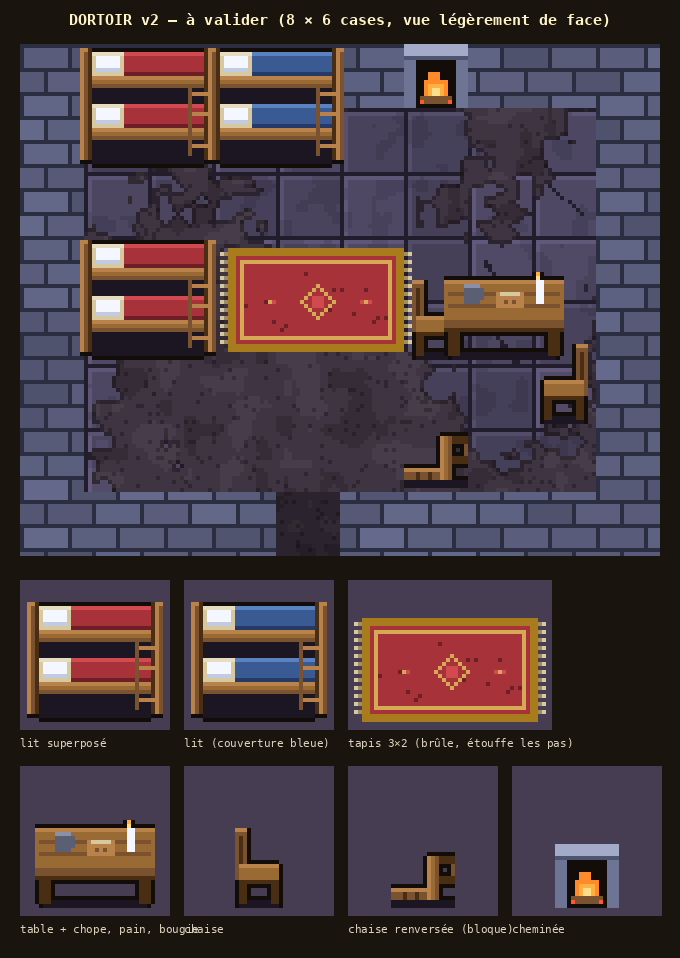

Generate this figure with Python:
"""Dortoir v2 (Thomas, 2026-11-11 : « Les salles ce ne va pas. On ne comprend pas les objets, l'identité n'est pas assez
forte. Commence par une salle. Le dortoir : 2 à 4 lits superposés, qu'on voit pas tout à fait au-dessus mais en biais
pour comprendre la hauteur ; 1 tapis à cheval entre plusieurs cases qui peut brûler et étouffe les pas ; une cheminée ;
une table et 1 à 3 chaises ; 0 à 1 chaise renversée qui bloque une case »).

Vue légèrement de face (3/4) : les meubles hauts débordent sur la case du dessus, comme un personnage.
Écrit art/dortoir_v2.png (la salle entière, puis chaque meuble agrandi). Lancer depuis la racine du dépôt.
"""
import os, sys
sys.path.insert(0, os.path.dirname(os.path.abspath(__file__)))
import numpy as np
from PIL import Image, ImageDraw
from pix import hexrgb, hash2, grid, to_img, up, font, outline_mask
from sols_v1 import floor_a

T = 16
OUT = hexrgb("#120d08")

# Palette (reprise des objets validés) : bois, paille, draps, métal, feu.
C = {
    "wood_d": "#4a2e14", "wood": "#7a5230", "wood_l": "#9a6a34", "wood_h": "#b9824a",
    "straw_d": "#a08c64", "straw": "#d8c8a0", "straw_l": "#e6dcc0",
    "sheet_w": "#f4f7ff", "sheet_s": "#c3cbe0",
    "red": "#a8323a", "red_d": "#6e1e26", "red_l": "#d04a50",
    "blue": "#3a5a94", "blue_d": "#253a66", "blue_l": "#5a82c0",
    "gold": "#d6aa54", "gold_d": "#a87c1c",
    "shadow": "#1c1622",
    "stone": "#6e7594", "stone_l": "#a4abc8", "stone_d": "#4e5570",
    "fire": "#ff8a2a", "fire_l": "#ffb040", "fire_y": "#ffe08a", "ember": "#ff5a2a",
    "iron": "#5a5f74", "iron_l": "#8a90a8",
}
C = {k: hexrgb(v) + (255,) for k, v in C.items()}


class Sprite:
    """Petite toile RGBA ; `r(x, y, w, h, couleur)` peint un rectangle ; `done()` ajoute le contour sombre."""

    def __init__(self, w, h):
        self.a = np.zeros((h, w, 4), np.uint8)

    def r(self, x, y, w, h, c):
        self.a[max(0, y):y + h, max(0, x):x + w] = C[c] if isinstance(c, str) else c
        return self

    def p(self, x, y, c):
        return self.r(x, y, 1, 1, c)

    def done(self, outline=True):
        if outline:
            m = self.a[..., 3] > 0
            o = outline_mask(m)
            self.a[o] = OUT + (255,)
        return self

    def img(self):
        return Image.fromarray(self.a, "RGBA")


def bunk(blanket="red"):
    """Lit superposé, 2 cases de large × 1 de profondeur ; il dépasse de 12 pixels vers le haut (sa hauteur).
    Montants aux deux bouts, couchette du haut, ombre dessous, couchette du bas, échelle à droite."""
    s = Sprite(34, 30)
    bl, bd, bh = blanket, blanket + "_d", blanket + "_l"
    # Ombre au sol.
    s.r(3, 27, 28, 2, "shadow")
    # Montants (derrière d'abord, plus sombres, puis devant).
    for x in (1, 31):
        s.r(x, 0, 2, 28, "wood_d")
    # Couchette du HAUT : dessus du matelas (paille), drap, oreiller, couverture, puis le bord avant en bois.
    s.r(3, 1, 28, 6, "straw")
    s.r(3, 1, 28, 1, "straw_l")
    s.r(4, 2, 6, 4, "sheet_w").r(4, 5, 6, 1, "sheet_s")
    s.r(11, 1, 20, 6, bl).r(11, 1, 20, 1, bh).r(11, 6, 20, 1, bd)
    s.r(3, 7, 28, 3, "wood_l").r(3, 7, 28, 1, "wood_h").r(3, 9, 28, 1, "wood")
    # Dessous de la couchette du haut : ombre profonde (on comprend qu'il y a un étage).
    s.r(3, 10, 28, 4, "shadow")
    # Couchette du BAS.
    s.r(3, 14, 28, 6, "straw")
    s.r(3, 14, 28, 1, "straw_l")
    s.r(4, 15, 6, 4, "sheet_w").r(4, 18, 6, 1, "sheet_s")
    s.r(11, 14, 20, 6, bl).r(11, 14, 20, 1, bh).r(11, 19, 20, 1, bd)
    # Pli de couverture qui pend sur le bord.
    s.r(22, 20, 6, 2, bd)
    s.r(3, 20, 28, 3, "wood_l").r(3, 20, 28, 1, "wood_h").r(3, 22, 28, 1, "wood")
    # Pieds, entre le bord du bas et le sol.
    s.r(3, 23, 28, 4, "shadow")
    # Montants de devant, par-dessus.
    for x in (0, 32):
        s.r(x, 0, 2, 28, "wood").r(x, 0, 1, 28, "wood_h").r(x, 0, 2, 1, "wood_h")
    # Échelle, contre le montant de droite : deux barreaux entre les couchettes.
    for y in (11, 16, 24):
        s.r(27, y, 5, 1, "wood_h")
    s.r(27, 10, 1, 17, "wood")
    return s.done()


def rug():
    """Tapis 3 × 2 cases : rouge, bordure dorée à motif, franges aux deux bouts ; un peu usé."""
    w, h = 3 * T - 4, 2 * T - 6
    s = Sprite(w + 4, h)
    s.r(2, 0, w, h, "red")
    s.r(2, 0, w, 2, "gold_d").r(2, h - 2, w, 2, "gold_d").r(2, 0, 2, h, "gold_d").r(w, 0, 2, h, "gold_d")
    s.r(5, 3, w - 6, 1, "gold").r(5, h - 4, w - 6, 1, "gold").r(5, 3, 1, h - 6, "gold").r(w - 2, 3, 1, h - 6, "gold")
    # Losanges au centre.
    cx, cy = (w + 4) // 2, h // 2
    for dx, dy in ((0, -4), (-1, -3), (1, -3), (-2, -2), (2, -2), (-3, -1), (3, -1), (-4, 0), (4, 0),
                   (-3, 1), (3, 1), (-2, 2), (2, 2), (-1, 3), (1, 3), (0, 4)):
        s.p(cx + dx, cy + dy, "gold")
    s.r(cx - 1, cy - 1, 3, 3, "red_l")
    for dx in (-12, 12):
        s.p(cx + dx, cy, "gold").p(cx + dx - 1, cy, "red_l").p(cx + dx + 1, cy, "red_l")
    # Usure : quelques pixels plus sombres.
    for i in range(14):
        x, y = 6 + int(hash2(i, 1, 5) * (w - 8)), 4 + int(hash2(i, 2, 5) * (h - 8))
        s.p(x, y, "red_d")
    # Franges aux deux bouts (pas de contour : fils fins).
    for y in range(1, h - 1, 2):
        s.p(0, y, "straw").p(1, y, "straw_d").p(w + 3, y, "straw").p(w + 2, y, "straw_d")
    return s


def table():
    """Table 2 × 1 cases, vue en biais : plateau, chant, pieds ; une chope, un pain, une bougie."""
    s = Sprite(30, 22)
    s.r(2, 20, 26, 2, "shadow")
    s.r(0, 2, 30, 10, "wood_l").r(0, 2, 30, 1, "wood_h")
    for y in (5, 8):
        s.r(1, y, 28, 1, "wood")  # planches
    s.r(0, 12, 30, 3, "wood").r(0, 14, 30, 1, "wood_d")
    for x in (1, 26):
        s.r(x, 15, 3, 6, "wood_d")
    # Chope (métal), pain, bougie.
    s.r(5, 3, 4, 5, "iron").r(5, 3, 4, 1, "iron_l").r(9, 4, 1, 3, "iron")
    s.r(13, 5, 7, 4, "wood_h").r(14, 5, 5, 1, "straw").p(15, 7, "wood").p(17, 7, "wood")
    s.r(23, 2, 2, 6, "sheet_w").p(23, 0, "fire_l").p(23, 1, "fire_y")
    return s.done()


def chair(facing="right"):
    """Chaise vue en biais : dossier haut derrière, assise, quatre pieds. Elle dépasse vers le haut (dossier)."""
    s = Sprite(12, 20)
    s.r(1, 18, 10, 2, "shadow")
    # Dossier (côté gauche si la chaise regarde à droite).
    bx = 0 if facing == "right" else 9
    s.r(bx, 0, 3, 13, "wood").r(bx, 0, 3, 1, "wood_h").r(bx + 1, 2, 1, 8, "wood_d")
    s.r(1, 9, 10, 4, "wood_l").r(1, 9, 10, 1, "wood_h")
    s.r(1, 13, 10, 1, "wood_d")
    for x in (1, 9):
        s.r(x, 14, 2, 5, "wood_d")
    return s.done()


def chair_fallen():
    """Chaise renversée en arrière : le dossier à plat au sol, l'assise dressée, les pieds qui pointent vers la droite.
    Bloque sa case."""
    s = Sprite(16, 14)
    s.r(0, 12, 16, 2, "shadow")
    # Dossier à plat au sol, avec ses barreaux.
    s.r(0, 9, 11, 3, "wood").r(0, 9, 11, 1, "wood_h")
    for x in (3, 6):
        s.r(x, 10, 1, 2, "wood_d")
    # Assise dressée à la verticale, au bout du dossier.
    s.r(9, 1, 3, 11, "wood_l").r(9, 1, 1, 11, "wood_h").r(11, 1, 1, 11, "wood")
    # Quatre pieds (deux par deux) qui pointent vers la droite, en l'air.
    s.r(12, 1, 4, 2, "wood_d").r(12, 6, 4, 2, "wood_d")
    s.p(15, 3, "wood").p(15, 4, "wood").p(15, 5, "wood")
    return s.done()


def hearth():
    """Cheminée dans le mur du haut, foyer vers la salle (même dessin que celle du jeu, plus marqué)."""
    s = Sprite(16, 16)
    s.r(0, 0, 16, 16, "stone").r(0, 0, 16, 4, "stone_l").r(0, 3, 16, 1, "stone_d")
    s.r(0, 4, 3, 12, "stone").r(13, 4, 3, 12, "stone")
    s.r(3, 4, 10, 12, OUT + (255,))
    s.r(4, 13, 8, 2, "wood").r(5, 12, 6, 1, "wood_l")
    s.r(5, 9, 6, 4, "fire").r(6, 7, 3, 3, "fire").r(6, 10, 4, 3, "fire_l").r(7, 11, 2, 2, "fire_y")
    s.p(4, 14, "ember").p(11, 14, "ember")
    return s


def walls(w, h):
    """Murs de briques vus du dessus (comme dans le jeu, simplifiés) autour d'une salle de w × h cases intérieures."""
    W, H = (w + 2) * T, (h + 2) * T
    xs, ys = grid(W, H)
    img = np.zeros((H, W, 3))
    row = (ys // 6).astype(int)
    bx = ((xs + (row % 2) * 6) // 12).astype(int)
    tint = 0.85 + 0.25 * hash2(bx, row, 7)
    img[:] = np.array(hexrgb("#5d6180"))
    img = img * tint[..., None]
    joint = (ys % 6 == 0) | ((xs + (row % 2) * 6) % 12 == 0)
    img[joint] = hexrgb("#2a2e40")
    return img


if __name__ == "__main__":
    IW, IH = 8, 6  # intérieur de la salle, en cases
    W, H = (IW + 2) * T, (IH + 2) * T
    xs, ys = grid(W, H)
    base = walls(IW, IH)
    fl = floor_a(xs, ys)
    base[T:T + IH * T, T:T + IW * T] = fl[T:T + IH * T, T:T + IW * T]
    # Porte en bas (ouverture) pour situer l'entrée.
    base[(IH + 1) * T:, 4 * T:5 * T] = fl[(IH + 1) * T:, 4 * T:5 * T] * 0.7
    room = to_img(base).convert("RGBA")

    def put(sprite, cx, cy, ox=0, oy=0, foot_h=T):
        """Pose un dessin dont le bas (l'emprise au sol) commence à la case (cx, cy) ; il déborde vers le haut."""
        im = sprite.img()
        x = cx * T + ox
        y = cy * T + foot_h - im.height + oy
        room.alpha_composite(im, (x, y))

    # Ordre : du haut vers le bas (ce qui est devant recouvre ce qui est derrière).
    room.alpha_composite(rug().img(), (3 * T + 2, 3 * T + 3))
    room.alpha_composite(hearth().img(), (6 * T, 0))
    put(bunk("red"), 1, 1, ox=-1, oy=-1)
    put(bunk("blue"), 3, 1, ox=-1, oy=-1)
    put(bunk("red"), 1, 4, ox=-1, oy=-1)
    put(chair("right"), 6, 4, ox=2, oy=-1)
    put(table(), 7, 4, ox=-6, oy=-1)  # 2 cases : 7-8 (la table touche le mur de droite)
    put(chair("left"), 8, 5, ox=2, oy=-1)
    put(chair_fallen(), 6, 6, ox=0, oy=-1)

    S = 4
    big = up(room.convert("RGB"), S)
    # Planche : la salle, puis les meubles un par un.
    pieces = [("lit superposé", bunk("red")), ("lit (couverture bleue)", bunk("blue")), ("tapis 3×2 (brûle, étouffe les pas)", rug()),
              ("table + chope, pain, bougie", table()), ("chaise", chair()), ("chaise renversée (bloque)", chair_fallen()),
              ("cheminée", hearth())]
    sheet = Image.new("RGB", (big.width + 40, 50 + big.height + 24 + 2 * 186), (26, 20, 14))
    d = ImageDraw.Draw(sheet)
    d.text((sheet.width // 2, 20), "DORTOIR v2 — à valider (8 × 6 cases, vue légèrement de face)", fill=(255, 243, 200), font=font(15), anchor="mm")
    sheet.paste(big, (20, 44))
    y = 44 + big.height + 24
    x = 20
    for label, sp in pieces:
        im = up(sp.img(), 4)
        bw = max(im.width + 12, 150)
        bg = Image.new("RGB", (bw, 150), (70, 61, 82))
        bg.paste(im, ((bw - im.width) // 2, 150 - im.height - 8), im)
        if x + bg.width > sheet.width - 10:
            x, y = 20, y + 186
        sheet.paste(bg, (x, y))
        d.text((x, y + 156), label, fill=(220, 210, 190), font=font(11, False))
        x += bg.width + 14
    sheet.save("art/dortoir_v2.png")
    print(sheet.size)
